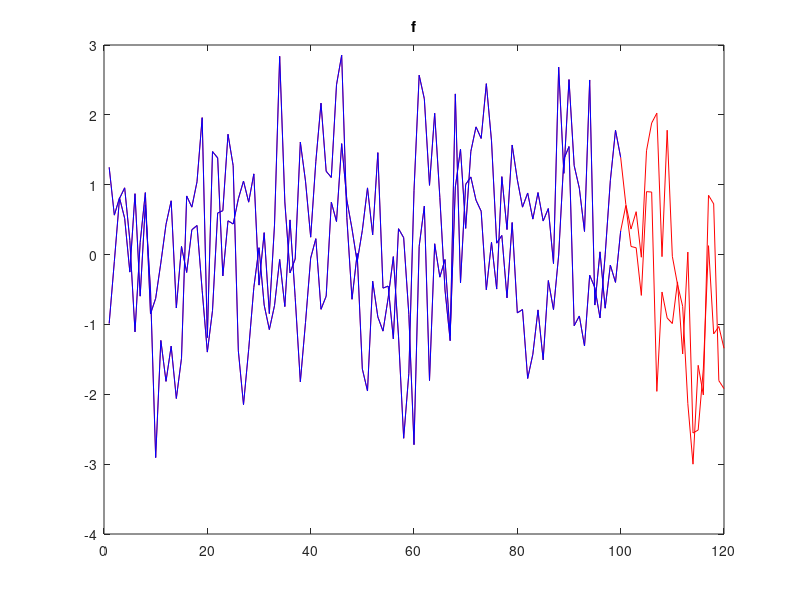
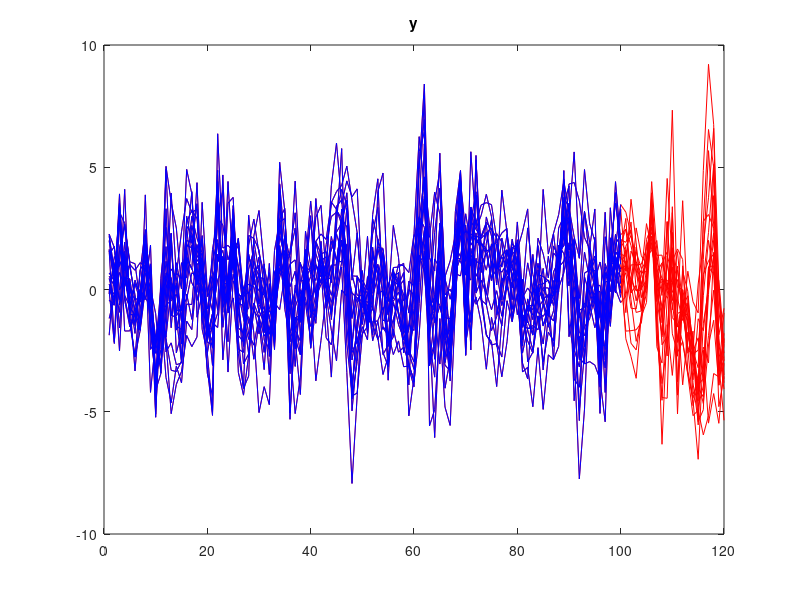

These figures' MATLAB source, in order: (Note: this script raises an error after producing the figures.)
clear; close all; clc;
%-------------------------------------------------------------------------%
%-------------------------------------------------------------------------%
%-------------------------------------------------------------------------%
%- This code 
%-------------------------------------------------------------------------%
%-------------------------------------------------------------------------%
%-------------------------------------------------------------------------%

%-------------------------------------------------------------------------%
% set-up
%-------------------------------------------------------------------------%

Nt = 100;
Nh = 20; 
Nn = 20;
Nr = 2; 
Nj = 1; 
Np = 2;
Ns = 3;

%-------------------------------------------------------------------------%
% params
%-------------------------------------------------------------------------%

mean_lams = [0.6, 0.4, 0, 0];
sig_lams = [0.1, 0.1, 0.7, 0.7];
lam = mean_lams(1) + sig_lams(1) * randn(Nn, Nr);
for s = 1:Ns
    lam = [lam mean_lams(s+1) + sig_lams(s+1) * randn(Nn, Nr)];
end

Phi = [0.4 * eye(Nr) 0.1 * eye(Nr)];

Psi = -0.3 * ones(Nn, 1);

Sig_ups = eye(Nr);
Sig_eps = 0.2 + unifrnd(0.0, 0.2, Nn, 1);

%-------------------------------------------------------------------------%
% initialize mats for storage
%-------------------------------------------------------------------------%

Nburnin = 20; % sufficiently large burn-in so we don't have to worry about initalisation and can start the loop at t= max(Ns, Np, Nj)+1
y = NaN(Nn, Nburnin + Nt + Nh);
y(:, 1:Nburnin) = 0;
e = NaN(Nn, Nburnin + Nt + Nh);
e(:, 1:Nburnin) = 0;
f = NaN(Nr, Nburnin + Nt + Nh);
f(:, 1:Nburnin) = 0;

%-------------------------------------------------------------------------%
% loop over t
%-------------------------------------------------------------------------%

for t = 5:Nburnin+Nt+Nh
  f_lags = [];
  for p = 1 : Np
      f_lags = [f_lags; f(:, t-p)];
  end
  f(:, t) = Phi * f_lags + mvnrnd(zeros(Nr, 1), Sig_ups)';
  e_lags = []; Psi_diag = [];
  for j = 1:Nj
       Psi_diag = [Psi_diag diag(Psi(:, j))];
       e_lags = [e_lags; e(:, t-j)];
  end
  e(:, t) = diag(Psi) * e_lags + sqrt(Sig_eps) .* randn(Nn, 1);
  F = [];
  for s = 0:Ns
      F = [F; f(:, t-s)];
  end
  y(:, t) = lam * F + e(:, t);
end

% remove burn-in 
y = y(:, Nburnin + 1:end);
yobs = y(:, 1:Nt);
yfore = y(:, Nt+1:Nt+Nh);
e = e(:, Nburnin + 1:end);
f = f(:, Nburnin + 1:end);

%-------------------------------------------------------------------------%
% plots
%-------------------------------------------------------------------------%

figure;plot(f', 'r-'); hold on; plot([f(:, 1:Nt)'; NaN(Nh, Nr)], 'b-')
title('f')
figure;plot(y', 'r-'); hold on; plot([yobs'; NaN(Nh, Nn)], 'b-')
title('y')
tmp = corr(yobs');
figure; histogram(tmp(:));title('correlation coefficients');

%-------------------------------------------------------------------------%
% export to mat
%-------------------------------------------------------------------------%

simdata.params.lam = lam;
simdata.params.Phi = Phi;
simdata.params.Psi = Psi;
simdata.params.Sig_eps = Sig_eps;
simdata.params.Sig_ups = Sig_ups;
simdata.yobs = yobs;
simdata.yfore = yfore;
simdata.f = f;
simdata.setup.Nn = Nn;
simdata.setup.Nt = Nt;
simdata.setup.Nh = Nh;
simdata.setup.Nr = Nr;
simdata.setup.Np = Np;
simdata.setup.Ns = Ns;
simdata.setup.Nj = Nj;

save('simdata.mat', 'simdata')